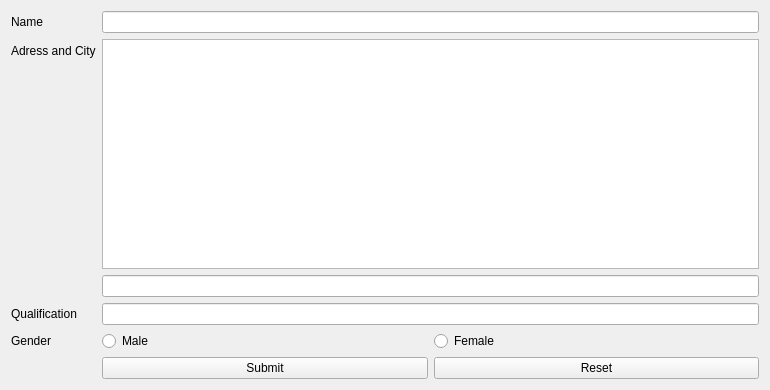
<?xml version="1.0" encoding="UTF-8"?>
<ui version="4.0">
 <class>Form</class>
 <widget class="QWidget" name="Form">
  <property name="geometry">
   <rect>
    <x>0</x>
    <y>0</y>
    <width>770</width>
    <height>390</height>
   </rect>
  </property>
  <property name="windowTitle">
   <string>Form</string>
  </property>
  <layout class="QFormLayout" name="formLayout">
   <item row="0" column="0">
    <widget class="QLabel" name="label">
     <property name="text">
      <string>Name</string>
     </property>
    </widget>
   </item>
   <item row="0" column="1">
    <widget class="QLineEdit" name="lineEdit"/>
   </item>
   <item row="1" column="0">
    <widget class="QLabel" name="label_2">
     <property name="text">
      <string>Adress and City</string>
     </property>
    </widget>
   </item>
   <item row="1" column="1">
    <layout class="QVBoxLayout" name="verticalLayout">
     <item>
      <widget class="QTextEdit" name="textEdit"/>
     </item>
     <item>
      <widget class="QLineEdit" name="lineEdit_3"/>
     </item>
    </layout>
   </item>
   <item row="2" column="0">
    <widget class="QLabel" name="label_3">
     <property name="text">
      <string>Qualification</string>
     </property>
    </widget>
   </item>
   <item row="2" column="1">
    <widget class="QLineEdit" name="lineEdit_2"/>
   </item>
   <item row="4" column="1">
    <layout class="QHBoxLayout" name="horizontalLayout">
     <item>
      <widget class="QRadioButton" name="radioButton_2">
       <property name="text">
        <string>Male</string>
       </property>
      </widget>
     </item>
     <item>
      <widget class="QRadioButton" name="radioButton">
       <property name="text">
        <string>Female</string>
       </property>
      </widget>
     </item>
    </layout>
   </item>
   <item row="5" column="1">
    <layout class="QHBoxLayout" name="horizontalLayout_2">
     <item>
      <widget class="QPushButton" name="pushButton_2">
       <property name="text">
        <string>Submit</string>
       </property>
      </widget>
     </item>
     <item>
      <widget class="QPushButton" name="pushButton">
       <property name="text">
        <string>Reset</string>
       </property>
      </widget>
     </item>
    </layout>
   </item>
   <item row="4" column="0">
    <widget class="QLabel" name="label_5">
     <property name="text">
      <string>Gender</string>
     </property>
    </widget>
   </item>
  </layout>
 </widget>
 <resources/>
 <connections/>
</ui>
